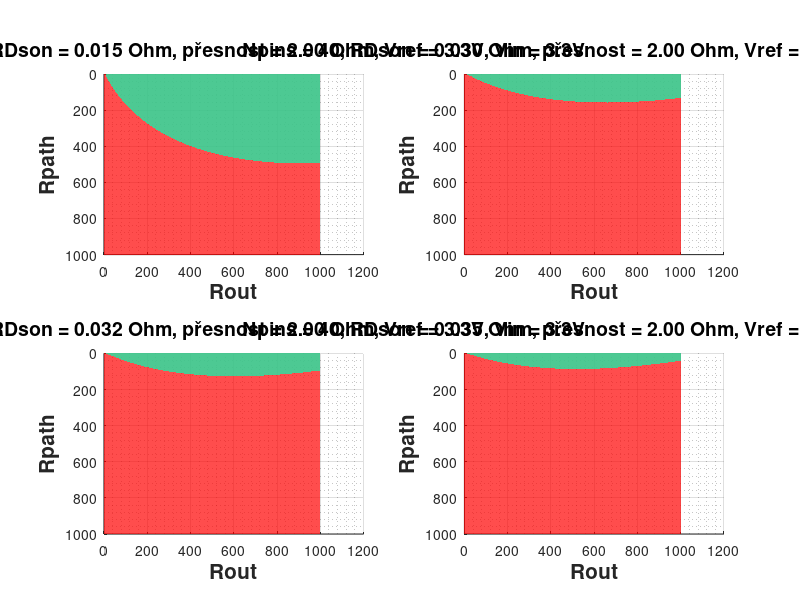

The MATLAB script that drew this image:
% close all
clear all
clc

V_in = 3.3;
R_NMOS = 0.2;
R_PMOS = 0.03;

V_ref = 3.3;
R_path = 0:20:1e3;
RX = 0:10:1e3;
RX = RX + R_NMOS ;
[R_path,RX] = meshgrid(R_path,RX);
pass_fail_face = 0.7
pass_fail_color = [0.8,0,0]
V_diff_face = 0.7
V_diff_color = [0,0.8,0]
% dRx = [0.1,0.2,0.3,0.5,0.7,1]
dRx = [1,1,1,1,1,1]*2
% N_all_pins = [1,10,20,40,60,80]
N_all_pins = [1,1,1,1,1,1]*40
Rdson = [0.015 ,0.03,0.032, 0.035,0.05,0.06]
% Rdson = [1,1,1,1,1,1] * 0.025
fontsize = 15



% err_value = V_in*R_PMOS./((RX+ R_path)/N_pins + R_PMOS);
% V_out = (V_in-err_value).*RX./( RX +R_path+R_PMOS);
% 
% V_dif =  (V_in-err_value).*RX./( RX +R_path+R_PMOS) - (V_in-err_value).*RX./( RX +1 +R_path+R_PMOS) ;


V_out = V_in.*RX./( RX +R_path);



% 
% figure("Name","Analysis2","Units","centimeters","Position",[0,0,100,50])
% subplot(1,2,1)
% surf(R_path, RX,V_out);
% title("Vout f(Rpath,Rout) 3D view","FontSize",fontsize,"FontWeight","bold")
% xlabel("Rpath","FontSize",fontsize,"FontWeight","bold")
% ylabel("Rout","FontSize",fontsize,"FontWeight","bold")
% zlabel("V_out","FontSize",fontsize,"FontWeight","bold")
% grid on
% grid minor
% grid on
% grid minor
% subplot(1,2,2)
% surf(R_path, RX,V_out);
% view(90,0)
% title("Vout f(Rpath,Rout) XY view","FontSize",fontsize,"FontWeight","bold")
% xlabel("Rpath","FontSize",fontsize,"FontWeight","bold")
% ylabel("Rout","FontSize",fontsize,"FontWeight","bold")
% zlabel("V_out","FontSize",fontsize,"FontWeight","bold")
% grid on
% grid minor
% grid on
% grid minor



figure("Name","Analysis5","Units","normalized","Position",[0,0,0.5,1])
for i = 1:1:4
    dR = dRx(i)
    V_dif = V_in.*RX./( RX +R_path) - V_in.*RX./( RX +R_path +dR) ;
    N_pins = N_all_pins(i); 
    R_PMOS = Rdson(i)
    max_err_value = (V_in*R_PMOS./(RX/N_pins + R_PMOS) ).*RX./( RX +R_path) ; %Rpath = 0 ohm
    
    subplot(2,2,i)
    hold on;
    surf(R_path,RX, 20*log10(V_ref/2^11 + max_err_value).*RX./RX, 'FaceColor','r', 'FaceAlpha',0.7, 'EdgeColor','none')
    surf(R_path, RX,20*log10(V_dif), 'FaceColor', [0, 1,0.7], 'FaceAlpha',0.7, 'EdgeColor','none');
    
    title(sprintf("Npins = %2d, RDson = %0.3f Ohm, přesnost = %0.2f Ohm, Vref = 3.3V, Vin = 3.3V",...
        N_pins, R_PMOS, dR),...
        "FontSize",14,"FontWeight","bold")
    xlabel("Rpath","FontSize",fontsize,"FontWeight","bold")
    ylabel("Rout","FontSize",fontsize,"FontWeight","bold")
    zlabel("V_out","FontSize",fontsize,"FontWeight","bold")
    grid on
    grid minor
    view(90,90)

end

% saveas(gcf,"C:\Users\Filip\Desktop\diplomka\tex\sablona-cze\obrazky\PASS_FAIL_MERENI","epsc")
